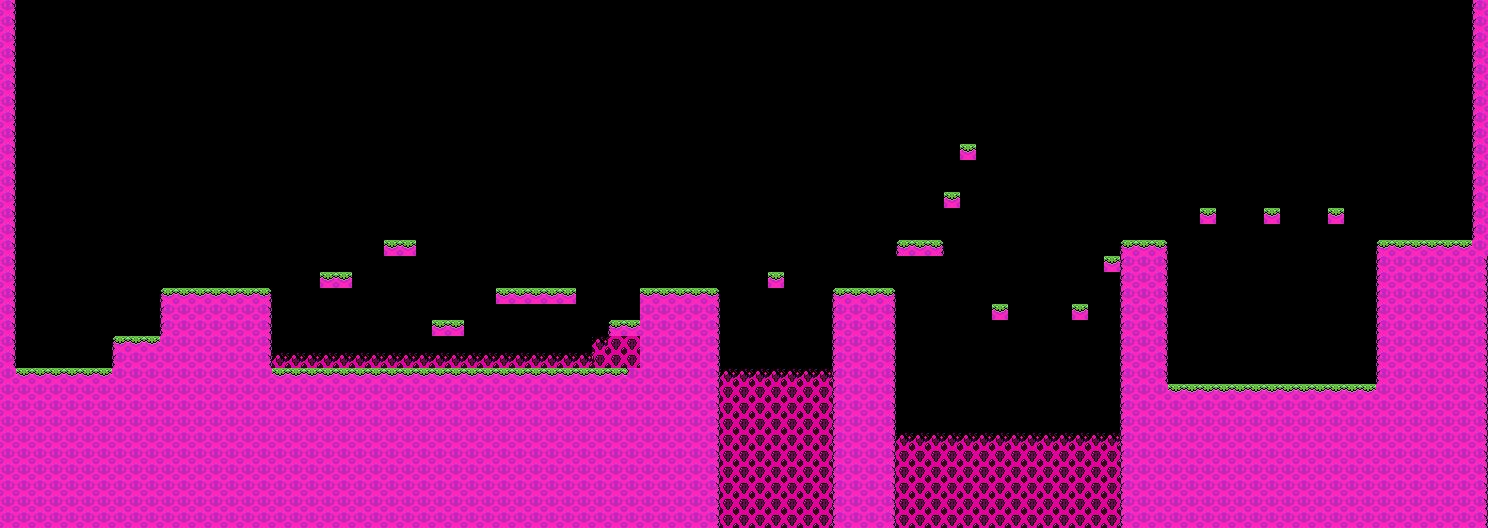

The image is a tile-based game level rendered from a .tmx file. Its description and source (layers, tilesets, objects; grid data summarised) follow:
An orthogonal 93x33 tile map with 16x16 px tiles, 2 tile layers (Tuiles, Mort), 8 tilesets and 4 objects (portal, plateforme, p2, p1).

<map version="1.10" tiledversion="1.10.2" orientation="orthogonal" renderorder="right-down" width="93" height="33" tilewidth="16" tileheight="16" infinite="0" nextlayerid="13" nextobjectid="24">
 <tileset firstgid="1" source="../../tiles_set/maps_sprites_set/setSpritesNiveau1.tsx" />
 <tileset firstgid="65" source="../../tiles_set/interactives/elements_interactifs.tsx" />
 <tileset firstgid="68" source="../../tiles_set/interactives/plateforme-1.tsx" />
 <tileset firstgid="69" source="../../tiles_set/interactives/plateforme-2.tsx" />
 <tileset firstgid="70" source="../../tiles_set/interactives/plateforme-3.tsx" />
 <tileset firstgid="71" source="../../tiles_set/interactives/accroche.tsx" />
 <tileset firstgid="72" source="../../tiles_set/interactives/portal.tsx" />
 <tileset firstgid="73" source="../../tiles_set/acide.tsx" />
 <layer id="3" name="Tuiles" width="93" height="33">
  <data>[3069 cells, 938 non-empty, 9 distinct tile ids]</data>
 </layer>
 <layer id="12" name="Mort" width="93" height="33">
  <data>[3069 cells, 180 non-empty, 5 distinct tile ids]</data>
 </layer>
 <objectgroup id="4" name="Interactif">
  <object id="19" name="portal" gid="72" x="1421.33" y="245.667" width="48" height="16" />
 </objectgroup>
 <group id="6" name="Plateformes">
  <objectgroup id="9" name="Plateforme">
   <object id="10" name="plateforme" gid="70" x="1328.67" y="368.333" width="48" height="16" />
   <object id="11" name="p2" gid="71" x="1347.33" y="237.334" width="8" height="8" />
   <object id="12" name="p1" gid="71" x="1348" y="381.334" width="8" height="8" />
  </objectgroup>
 </group>
</map>